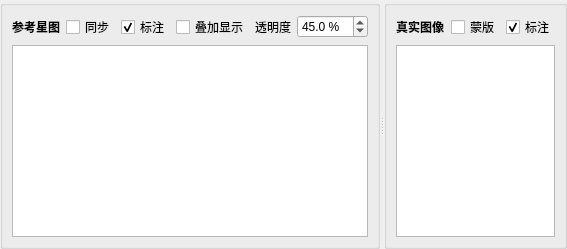
         <widget class="QSplitter" name="splitterReferenceAndRealImage">
          <property name="orientation">
           <enum>Qt::Horizontal</enum>
          </property>
          <widget class="QGroupBox" name="groupBoxReferencePreview">
           <property name="title">
            <string/>
           </property>
           <layout class="QVBoxLayout" name="verticalLayoutReferencePreview">
            <item>
             <layout class="QHBoxLayout" name="horizontalLayoutReferencePreviewHeader">
              <item>
               <widget class="QLabel" name="labelReferencePreviewTitle">
                <property name="font">
                 <font>
                  <weight>75</weight>
                  <bold>true</bold>
                 </font>
                </property>
                <property name="text">
                 <string>参考星图</string>
                </property>
               </widget>
              </item>
              <item>
               <widget class="QCheckBox" name="checkBoxSyncReferenceAndRealView">
                <property name="text">
                 <string>同步</string>
                </property>
               </widget>
              </item>
              <item>
               <widget class="QCheckBox" name="checkBoxHideReferenceAnnotations">
                <property name="text">
                 <string>标注</string>
                </property>
                <property name="checked">
                 <bool>true</bool>
                </property>
               </widget>
              </item>
              <item>
               <widget class="QCheckBox" name="checkBoxOverlayReferenceMap">
                <property name="text">
                 <string>叠加显示</string>
                </property>
               </widget>
              </item>
              <item>
               <widget class="QLabel" name="labelReferenceOverlayOpacityTitle">
                <property name="text">
                 <string>透明度</string>
                </property>
               </widget>
              </item>
              <item>
               <widget class="QDoubleSpinBox" name="doubleSpinBoxReferenceOverlayOpacity">
                <property name="decimals">
                 <number>1</number>
                </property>
                <property name="minimum">
                 <double>0.000000000000000</double>
                </property>
                <property name="maximum">
                 <double>100.000000000000000</double>
                </property>
                <property name="singleStep">
                 <double>5.000000000000000</double>
                </property>
                <property name="value">
                 <double>45.000000000000000</double>
                </property>
                <property name="suffix">
                 <string> %</string>
                </property>
               </widget>
              </item>
              <item>
               <spacer name="horizontalSpacerReferencePreviewHeader">
                <property name="orientation">
                 <enum>Qt::Horizontal</enum>
                </property>
                <property name="sizeHint" stdset="0">
                 <size>
                  <width>40</width>
                  <height>20</height>
                 </size>
                </property>
               </spacer>
              </item>
             </layout>
            </item>
            <item>
             <spacer name="verticalSpacerReferencePreviewHeader">
              <property name="orientation">
               <enum>Qt::Vertical</enum>
              </property>
              <property name="sizeType">
               <enum>QSizePolicy::Fixed</enum>
              </property>
              <property name="sizeHint" stdset="0">
               <size>
                <width>20</width>
                <height>0</height>
               </size>
              </property>
             </spacer>
            </item>
            <item>
             <widget class="QGraphicsView" name="referenceImageView">
              <property name="backgroundBrush">
               <brush brushstyle="SolidPattern">
                <color alpha="255">
                 <red>0</red>
                 <green>0</green>
                 <blue>0</blue>
                </color>
               </brush>
              </property>
              <property name="dragMode">
               <enum>QGraphicsView::ScrollHandDrag</enum>
              </property>
              <property name="transformationAnchor">
               <enum>QGraphicsView::AnchorUnderMouse</enum>
              </property>
              <property name="resizeAnchor">
               <enum>QGraphicsView::AnchorViewCenter</enum>
              </property>
             </widget>
            </item>
           </layout>
          </widget>
          <widget class="QGroupBox" name="groupBoxRealImagePreview">
           <property name="title">
            <string/>
           </property>
           <layout class="QVBoxLayout" name="verticalLayoutRealImagePreview">
            <item>
             <layout class="QHBoxLayout" name="horizontalLayoutRealImagePreviewHeader">
              <item>
               <widget class="QLabel" name="labelRealImagePreviewTitle">
                <property name="font">
                 <font>
                  <weight>75</weight>
                  <bold>true</bold>
                 </font>
                </property>
                <property name="text">
                 <string>真实图像</string>
                </property>
               </widget>
              </item>
              <item>
               <widget class="QCheckBox" name="checkBoxShowSkyMask">
                <property name="text">
                 <string>蒙版</string>
                </property>
               </widget>
              </item>
              <item>
               <widget class="QCheckBox" name="checkBoxHideRealImageAnnotations">
                <property name="text">
                 <string>标注</string>
                </property>
                <property name="checked">
                 <bool>true</bool>
                </property>
               </widget>
              </item>
              <item>
               <spacer name="horizontalSpacerRealImagePreviewHeader">
                <property name="orientation">
                 <enum>Qt::Horizontal</enum>
                </property>
                <property name="sizeHint" stdset="0">
                 <size>
                  <width>40</width>
                  <height>20</height>
                 </size>
                </property>
               </spacer>
              </item>
             </layout>
            </item>
            <item>
             <spacer name="verticalSpacerRealImagePreviewHeader">
              <property name="orientation">
               <enum>Qt::Vertical</enum>
              </property>
              <property name="sizeType">
               <enum>QSizePolicy::Fixed</enum>
              </property>
              <property name="sizeHint" stdset="0">
               <size>
                <width>20</width>
                <height>0</height>
               </size>
              </property>
             </spacer>
            </item>
            <item>
             <widget class="QGraphicsView" name="realImageView">
              <property name="backgroundBrush">
               <brush brushstyle="SolidPattern">
                <color alpha="255">
                 <red>16</red>
                 <green>18</green>
                 <blue>22</blue>
                </color>
               </brush>
              </property>
              <property name="dragMode">
               <enum>QGraphicsView::ScrollHandDrag</enum>
              </property>
              <property name="transformationAnchor">
               <enum>QGraphicsView::AnchorUnderMouse</enum>
              </property>
              <property name="resizeAnchor">
               <enum>QGraphicsView::AnchorViewCenter</enum>
              </property>
	             </widget>
	       </item>
	      </layout>
	     </widget>
         </widget>
